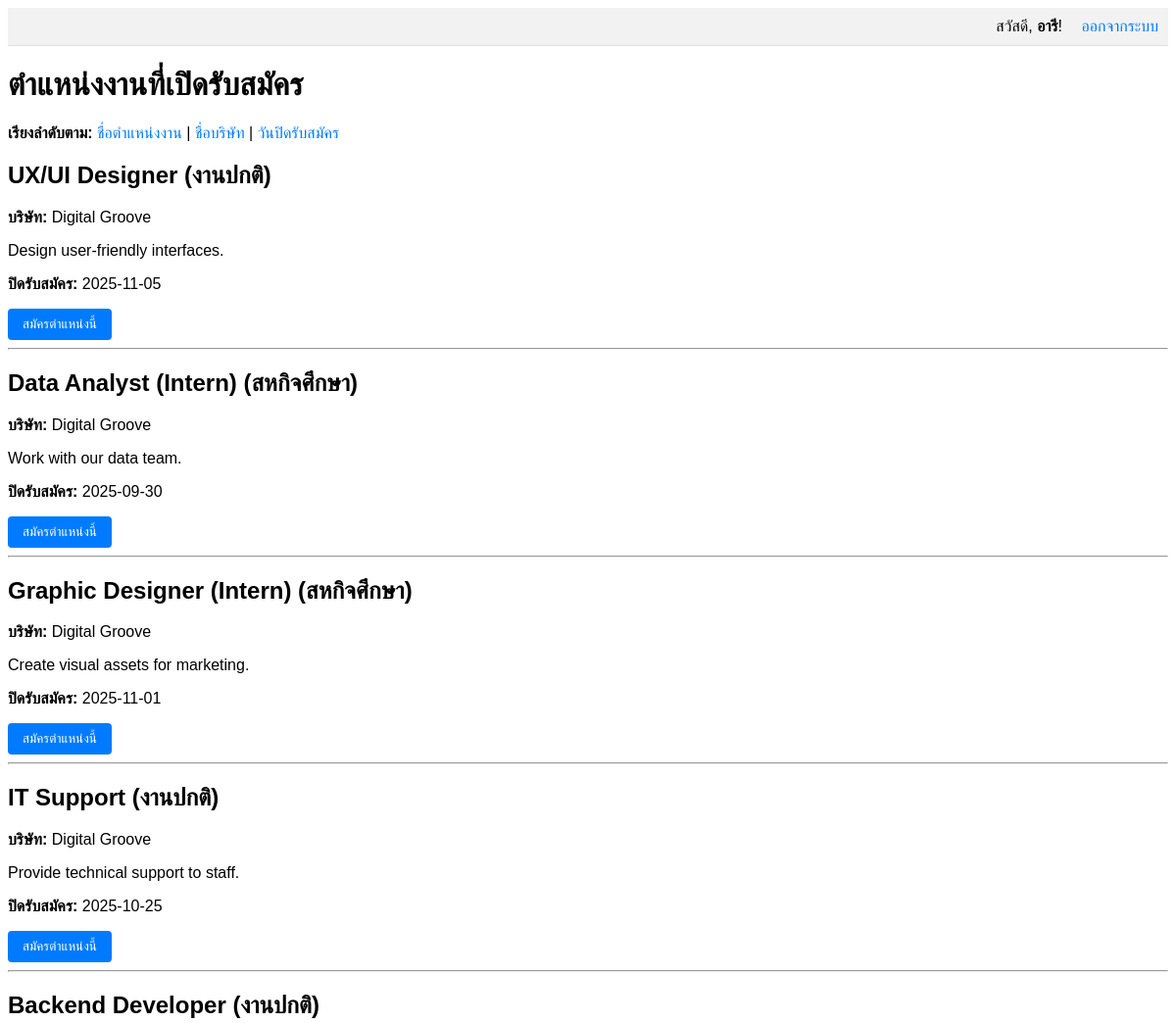
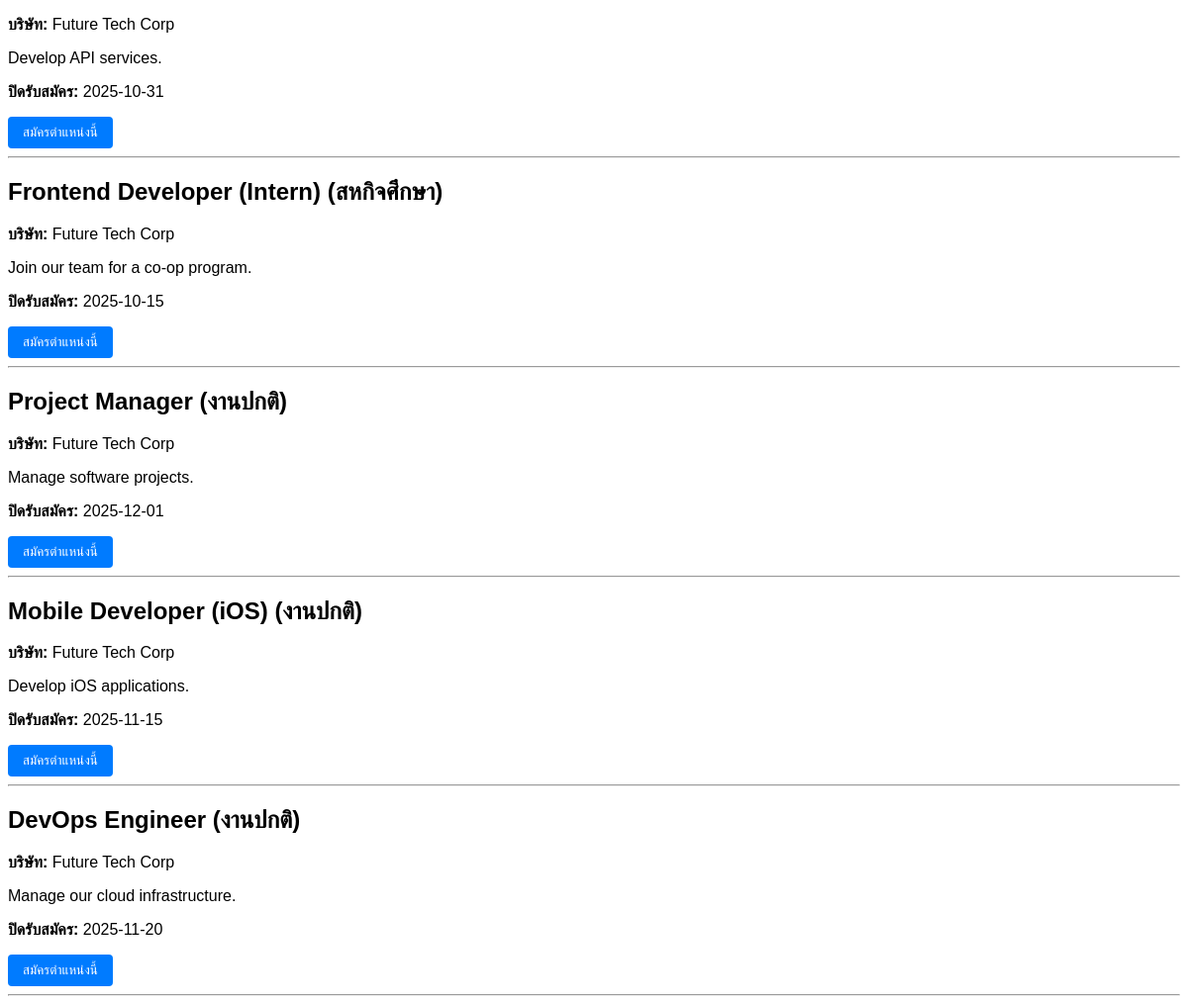
The page /index.php?sort=company_name (signed in) on the database its author committed (2 pictures, top to bottom).
### tables this page shows
CREATE TABLE `jobs` (
  `job_id` int(8) UNSIGNED ZEROFILL NOT NULL,
  `title` varchar(255) NOT NULL,
  `description` text,
  `company_id` int(8) UNSIGNED ZEROFILL NOT NULL,
  `deadline` date NOT NULL,
  `status` enum('เปิด','ปิด') NOT NULL DEFAULT 'เปิด',
  `type` enum('งานปกติ','สหกิจศึกษา') NOT NULL
);

CREATE TABLE `companies` (
  `company_id` int(8) UNSIGNED ZEROFILL NOT NULL,
  `name` varchar(255) NOT NULL,
  `email` varchar(100) NOT NULL,
  `location` varchar(255) DEFAULT NULL
);

### controllers/JobController.php (called while the page is built, shortened)
<?php
require_once 'models/Job.php';
class JobController {
    public function listJobs() {
        $database = new Database();
        $db = $database->getConnection();
        $job = new Job($db);
        $job->updateExpiredJobsStatus();
        $sortBy = isset($_GET['sort']) ? $_GET['sort'] : 'deadline';
        $stmt = $job->getOpenJobs($sortBy);
        require_once 'views/jobs_list.php';
    }
}
?>

### models/Job.php (called while the page is built, shortened)
<?php
class Job {
    private $conn;
    private $table_name = "jobs";
    public function __construct($db) {
        $this->conn = $db;
    }
    public function getOpenJobs($sortBy = 'deadline', $sortOrder = 'ASC') {
        $allowedSortBy = ['title', 'company_name', 'deadline'];
        $query = "SELECT j.job_id, j.title, j.description, j.deadline, j.type, c.name as company_name
                FROM " . $this->table_name . " j
                LEFT JOIN companies c ON j.company_id = c.company_id
                WHERE j.status = 'เปิด' AND j.deadline >= CURDATE()
                ORDER BY " . $sortBy . " " . $sortOrder;
        $stmt = $this->conn->prepare($query);
        $stmt->execute();
        return $stmt;
    }
}
?>

### views/jobs_list.php (the view, shortened to what this page needs)
<!DOCTYPE html>
<html>
<head>
</head>
<body>
    <div class="user-nav">
        <?php if (isset($_SESSION['candidate_id'])) : ?>
            <span>สวัสดี, <strong><?php echo htmlspecialchars($_SESSION['first_name']); ?></strong>!</span>
            <a href="index.php?action=logout" style="margin-left: 15px;">ออกจากระบบ</a>
        <?php else : ?>
            <a href="index.php?action=login">เข้าสู่ระบบ</a>
        <?php endif; ?>
    </div>
    <h1>ตำแหน่งงานที่เปิดรับสมัคร</h1>
    <div style="margin-bottom: 20px;">
        <strong>เรียงลำดับตาม:</strong>
        <a href="index.php?sort=title">ชื่อตำแหน่งงาน</a> |
        <a href="index.php?sort=company_name">ชื่อบริษัท</a> |
        <a href="index.php?sort=deadline">วันปิดรับสมัคร</a>
    </div>
    <?php while ($row = $stmt->fetch(PDO::FETCH_ASSOC)) :
        extract($row);
    ?>
        <div>
            <h2><?php echo htmlspecialchars($title); ?> (<?php echo htmlspecialchars($type); ?>)</h2>
            <p><strong>บริษัท:</strong> <?php echo htmlspecialchars($company_name); ?></p>
            <p><?php echo htmlspecialchars($description); ?></p>
            <p><strong>ปิดรับสมัคร:</strong> <?php echo $deadline; ?></p>
            <form action="index.php?action=apply" method="POST" style="display: inline;">
                <button type="submit">สมัครตำแหน่งนี้</button>
            </form>
            <hr>
        </div>
    <?php endwhile; ?>
</body>
</html>

### views/jobs_list.php (style rules this page uses)
body { font-family: sans-serif; }
a { text-decoration: none; color: #007bff; }
button { cursor: pointer; padding: 8px 15px; border: none; border-radius: 4px; background-color: #007bff; color: white; }
.user-nav { text-align: right; padding: 10px; background-color: #f2f2f2; margin-bottom: 20px; border-bottom: 1px solid #ddd; }

### rows shown on the page
jobs: title "UX/UI Designer", type "งานปกติ", company.name "Digital Groove", description "Design user-friendly interfaces.", deadline "2025-11-05"
jobs: title "Data Analyst (Intern)", type "สหกิจศึกษา", company.name "Digital Groove", description "Work with our data team.", deadline "2025-09-30"
jobs: title "Graphic Designer (Intern)", type "สหกิจศึกษา", company.name "Digital Groove", description "Create visual assets for marketing.", deadline "2025-11-01"
jobs: title "IT Support", type "งานปกติ", company.name "Digital Groove", description "Provide technical support to staff.", deadline "2025-10-25"
jobs: title "Backend Developer", type "งานปกติ", company.name "Future Tech Corp", description "Develop API services.", deadline "2025-10-31"
jobs: title "Frontend Developer (Intern)", type "สหกิจศึกษา", company.name "Future Tech Corp", description "Join our team for a co-op program.", deadline "2025-10-15"
jobs: title "Project Manager", type "งานปกติ", company.name "Future Tech Corp", description "Manage software projects.", deadline "2025-12-01"
jobs: title "Mobile Developer (iOS)", type "งานปกติ", company.name "Future Tech Corp", description "Develop iOS applications.", deadline "2025-11-15"
jobs: title "DevOps Engineer", type "งานปกติ", company.name "Future Tech Corp", description "Manage our cloud infrastructure.", deadline "2025-11-20"

### other values the page prints
$_SESSION['first_name'] "อารี"
